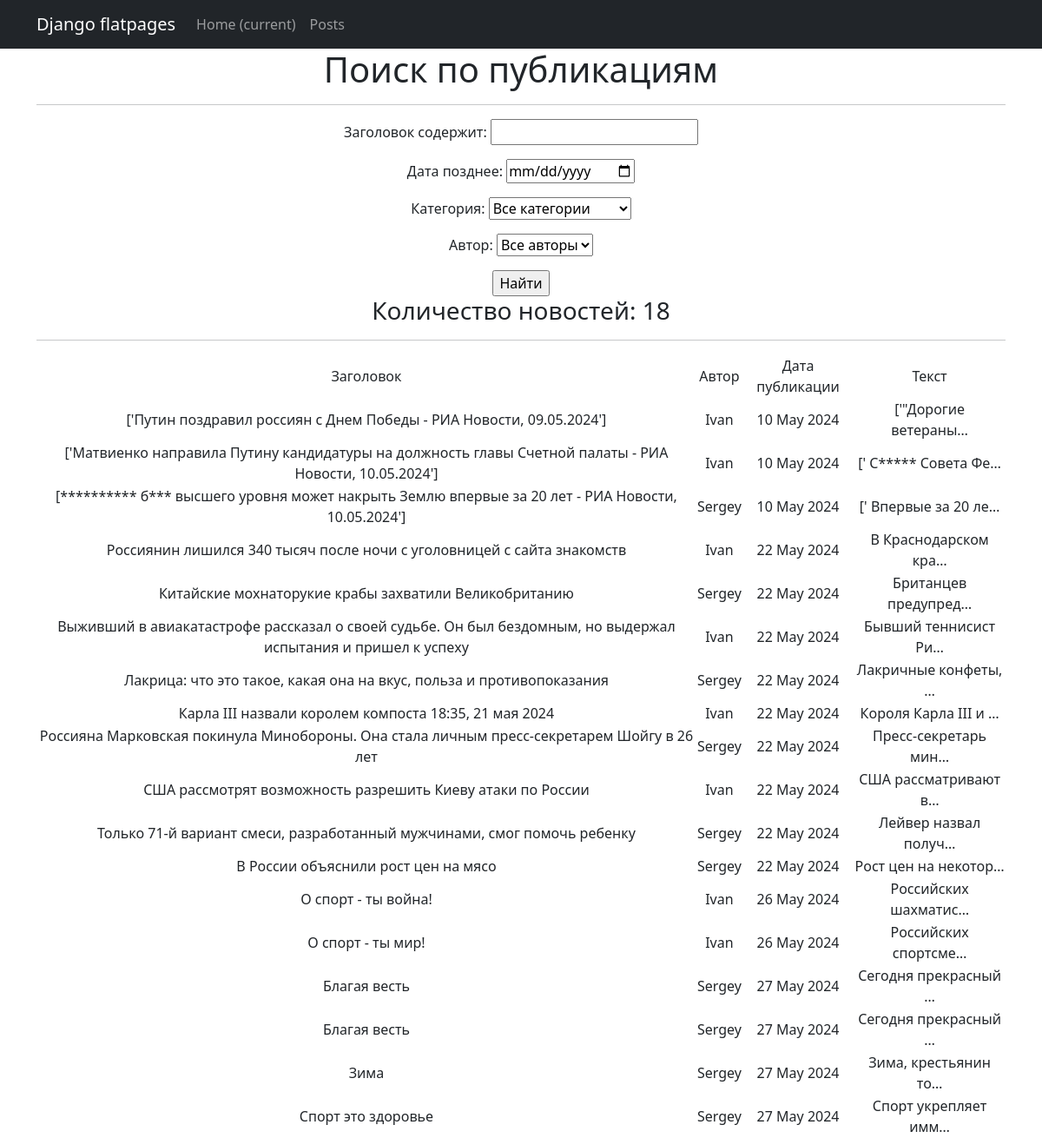
Page /posts/search/ on the earlier database version.
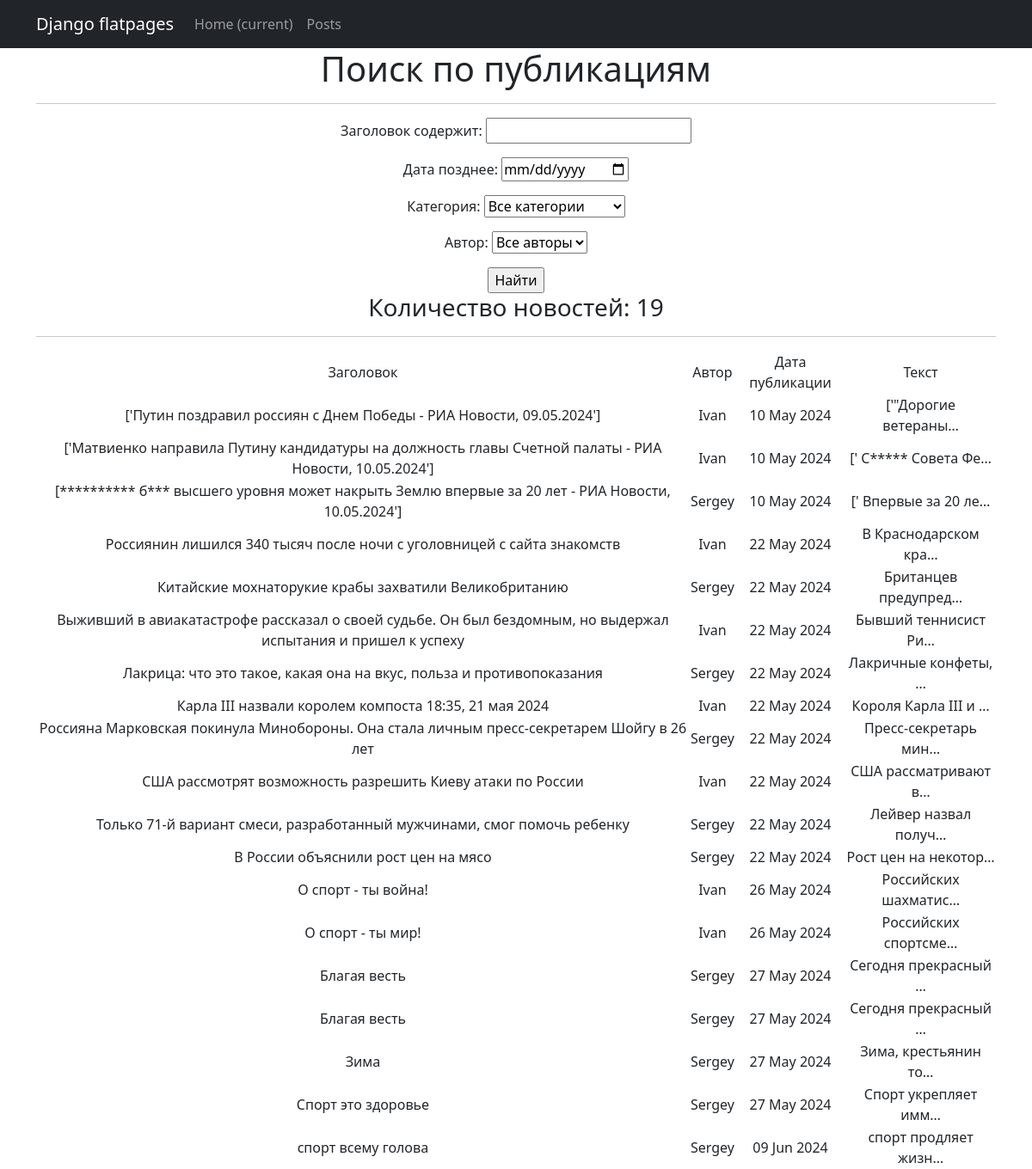
Same page on the later database version.
### news_project/models.py (models this page shows, shortened)
class Post(models.Model):
    NEWS = 'NE'
    ARTICLE = 'AR'
    CHOICE_TYPE = [
        (NEWS, 'Новость'),
        (ARTICLE, 'Статья'),
    ]
    postType = models.CharField(max_length=2, choices=CHOICE_TYPE, default='ARTICLE')
    postAuthor = models.ForeignKey(Author, on_delete=models.CASCADE)
    postCategory = models.ManyToManyField(Category, through='PostCategory')
    autoDate = models.DateTimeField(auto_now_add=True)
    title = models.CharField(max_length=128)
    postText = models.TextField()
    postRating = models.SmallIntegerField(default=0)

class Author(models.Model):
    authorUser = models.OneToOneField(User, on_delete=models.CASCADE)
    ratingAuthor = models.SmallIntegerField(default=0)
    def __str__(self):
        return self.authorUser.username

### news_project/views.py (the view)
# urls.py: path('search/', PostsSearch.as_view(), name='posts_search'),
class PostsSearch(ListView):
    model = Post
    context_object_name = 'posts'
    template_name = 'search.html'
    def get_queryset(self):
        queryset = super().get_queryset()
        self.filterset = PostFilter(self.request.GET, queryset)
        return self.filterset.qs
    def get_context_data(self, **kwargs):
        context = super().get_context_data(**kwargs)
        context['filterset'] = self.filterset
        return context

### news_project/models.py (called while the page is built)
    def __str__(self):
        return self.get_categoryName_display()

### news_project/templatetags/custom_filters.py (called while the page is built)
@register.filter()
def censor(text):
    if type(text) is not str:
        raise TypeError('Переменная может иметь только строковый тип')
    else:
        new_text = text.split()
        censored_text = []
        for word in new_text:
            nw = word.lower()
            if nw.translate(str.maketrans('', '', string.punctuation)) in CENSORED_WORDS:
                new_word = word[0] + '*' * (len(word[1:]))
                censored_text.append(new_word)
            else:
                censored_text.append(word)
    return ' '.join(censored_text)

### templates/search.html (shortened to what this page needs)
{% extends 'flatpages/default.html' %}
{% load custom_filters %}!
{% block content %}
    <h1>Поиск по публикациям</h1>
    <hr>
    <form action="" method="get">
        {{ filterset.form.as_p}}
        <input type="submit" value="Найти"/>
    </form>
    <h3>Количество новостей: {{ posts|length }}</h3>
    <hr>
    {% if posts %}
       <table>
           <tr>
               <td>Заголовок</td>
               <td>Автор</td>
               <td>Дата публикации</td>
               <td>Текст</td>
           </tr>
           {% for post in posts %}
           <tr>
               <td>{{ post.title|censor }}</td>
               <td>{{ post.postAuthor }}</td>
               <td>{{ post.autoDate|date:'d M Y' }}</td>
               <td>{{ post.postText|truncatechars:20|censor }}</td>
           </tr>
           {% endfor %}
       </table>
    {% else %}
       <h2>Публикаций нет!</h2>
    {% endif %}
{% endblock content %}

### templates/flatpages/default.html (shortened to what this page needs)
<!DOCTYPE html>
<html lang="en">
    <head>
        {% load static %}
        <link href="{% static 'css/styles.css' %}" rel="stylesheet" />
    </head>
    <body>
        <nav class="navbar navbar-expand-lg navbar-dark bg-dark static-top">
            <div class="container">
                <a class="navbar-brand" href="#">Django flatpages</a>
                <div class="collapse navbar-collapse" id="navbarResponsive">
                    <ul class="navbar-nav ml-auto">
                        <li class="nav-item active">
                            <a class="nav-link" href="#">Home
                                <span class="sr-only">(current)</span>
                            </a>
                        </li>
                        <li class="nav-item">
                            <a class="nav-link" href="/posts/">Posts</a>
                        </li>
                    </ul>
                </div>
            </div>
        </nav>
        <div class="container">
            <div class="row">
                <div class="col-lg-12 text-center">
                    {% block content %}{% endblock content %}
                 </div>
            </div>
        </div>
    </body>
</html>

Differences in the rows shown:
added Post: title|censor "спорт всему голова", postAuthor "Sergey", autoDate "09 Jun 2024", postText|censor "спорт продляет жизн…"
Other differences:
{{ posts|length }}: "18" → "19"
